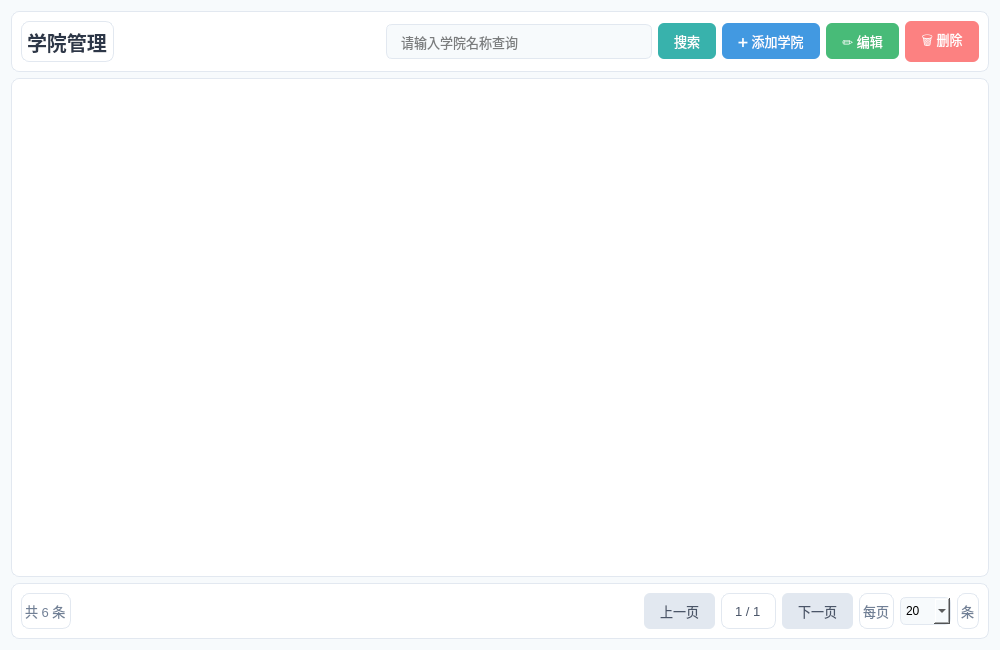
<?xml version="1.0" encoding="UTF-8"?>
<ui version="4.0">
 <class>CollegePage</class>
 <widget class="QWidget" name="CollegePage">
  <property name="geometry">
   <rect>
    <x>0</x>
    <y>0</y>
    <width>1000</width>
    <height>650</height>
   </rect>
  </property>
  <property name="styleSheet">
   <string notr="true">QWidget {
    background: #f7fafc;
}
QFrame {
    background: white;
    border-radius: 8px;
    border: 1px solid #e2e8f0;
}
QPushButton {
    border: none;
    border-radius: 6px;
    padding: 8px 16px;
    font-size: 13px;
}
QLineEdit {
    border: 1px solid #e2e8f0;
    border-radius: 6px;
    padding: 8px 12px;
    font-size: 13px;
}
QTableView {
    border: 1px solid #e2e8f0;
    border-radius: 8px;
    alternate-background-color: #f7fafc;
}
QTableView::header {
    background: #38b2ac;
    color: white;
    font-weight: bold;
}
</string>
  </property>
  <layout class="QVBoxLayout" name="verticalLayout">
   <item>
    <widget class="QFrame" name="headerFrame">
     <layout class="QHBoxLayout" name="horizontalLayout">
      <item>
       <widget class="QLabel" name="titleLabel">
        <property name="styleSheet">
         <string notr="true">font-size: 20px; font-weight: bold; color: #2d3748;</string>
        </property>
        <property name="text">
         <string>学院管理</string>
        </property>
       </widget>
      </item>
      <item>
       <spacer name="horizontalSpacer">
        <property name="orientation">
         <enum>Qt::Orientation::Horizontal</enum>
        </property>
        <property name="sizeHint" stdset="0">
         <size>
          <width>40</width>
          <height>20</height>
         </size>
        </property>
       </spacer>
      </item>
      <item>
       <widget class="QLineEdit" name="searchEdit">
        <property name="placeholderText">
         <string>请输入学院名称查询</string>
        </property>
       </widget>
      </item>
      <item>
       <widget class="QPushButton" name="searchBtn">
        <property name="styleSheet">
         <string notr="true">background: #38b2ac; color: white;</string>
        </property>
        <property name="text">
         <string>搜索</string>
        </property>
       </widget>
      </item>
      <item>
       <widget class="QPushButton" name="addBtn">
        <property name="styleSheet">
         <string notr="true">background: #4299e1; color: white;</string>
        </property>
        <property name="text">
         <string>➕ 添加学院</string>
        </property>
       </widget>
      </item>
      <item>
       <widget class="QPushButton" name="editBtn">
        <property name="styleSheet">
         <string notr="true">background: #48bb78; color: white;</string>
        </property>
        <property name="text">
         <string>✏️ 编辑</string>
        </property>
       </widget>
      </item>
      <item>
       <widget class="QPushButton" name="deleteBtn">
        <property name="styleSheet">
         <string notr="true">background: #fc8181; color: white;</string>
        </property>
        <property name="text">
         <string>🗑️ 删除</string>
        </property>
       </widget>
      </item>
     </layout>
    </widget>
   </item>
   <item>
    <widget class="QTableView" name="tableView">
     <property name="selectionMode">
      <enum>QAbstractItemView::SelectionMode::SingleSelection</enum>
     </property>
     <property name="selectionBehavior">
      <enum>QAbstractItemView::SelectionBehavior::SelectRows</enum>
     </property>
    </widget>
   </item>
   <item>
    <widget class="QFrame" name="footerFrame">
     <layout class="QHBoxLayout" name="horizontalLayout_2">
      <item>
       <widget class="QLabel" name="totalLabel">
        <property name="styleSheet">
         <string notr="true">font-size: 13px; color: #718096;</string>
        </property>
        <property name="text">
         <string>共 6 条</string>
        </property>
       </widget>
      </item>
      <item>
       <spacer name="horizontalSpacer_2">
        <property name="orientation">
         <enum>Qt::Orientation::Horizontal</enum>
        </property>
        <property name="sizeHint" stdset="0">
         <size>
          <width>40</width>
          <height>20</height>
         </size>
        </property>
       </spacer>
      </item>
      <item>
       <widget class="QPushButton" name="prevBtn">
        <property name="styleSheet">
         <string notr="true">background: #e2e8f0; color: #4a5568;</string>
        </property>
        <property name="text">
         <string>上一页</string>
        </property>
       </widget>
      </item>
      <item>
       <widget class="QLabel" name="pageLabel">
        <property name="styleSheet">
         <string notr="true">font-size: 13px; color: #4a5568; padding: 0 10px;</string>
        </property>
        <property name="text">
         <string>1 / 1</string>
        </property>
       </widget>
      </item>
      <item>
       <widget class="QPushButton" name="nextBtn">
        <property name="styleSheet">
         <string notr="true">background: #e2e8f0; color: #4a5568;</string>
        </property>
        <property name="text">
         <string>下一页</string>
        </property>
       </widget>
      </item>
      <item>
       <widget class="QLabel" name="pageSizeLabel">
        <property name="styleSheet">
         <string notr="true">font-size: 13px; color: #718096;</string>
        </property>
        <property name="text">
         <string>每页</string>
        </property>
       </widget>
      </item>
      <item>
       <widget class="QComboBox" name="pageSizeCombo">
        <property name="styleSheet">
         <string notr="true">border: 1px solid #e2e8f0; border-radius: 6px; padding: 5px;</string>
        </property>
        <item>
         <property name="text">
          <string>20</string>
         </property>
        </item>
        <item>
         <property name="text">
          <string>50</string>
         </property>
        </item>
        <item>
         <property name="text">
          <string>100</string>
         </property>
        </item>
       </widget>
      </item>
      <item>
       <widget class="QLabel" name="pageSizeUnit">
        <property name="styleSheet">
         <string notr="true">font-size: 13px; color: #718096;</string>
        </property>
        <property name="text">
         <string>条</string>
        </property>
       </widget>
      </item>
     </layout>
    </widget>
   </item>
  </layout>
 </widget>
 <resources/>
 <connections/>
 <slots>
  <slot>on_addBtn_clicked()</slot>
  <slot>on_editBtn_clicked()</slot>
  <slot>on_deleteBtn_clicked()</slot>
  <slot>on_searchBtn_clicked()</slot>
 </slots>
</ui>
